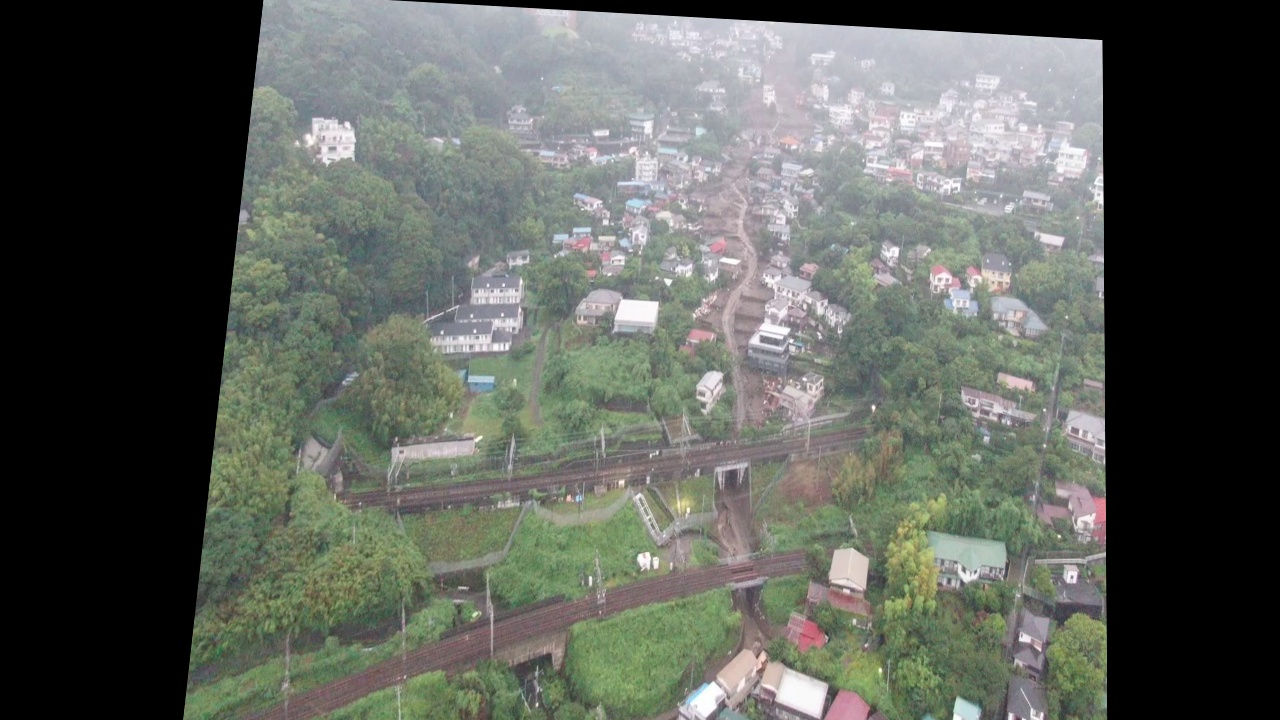
#> input picture img/result/result_warped_01.jpg, 1280 x 720 px
$ python Registration.py
#> lines starting #> are read from the running program, lines starting #| are printed output that depends on the picture; after the words box and inside, x2 and y2 are one past the last pixel; in counts of white or black regions, pixels touching at a corner belong together
import cv2
import numpy as np
from PIL import Image

def main():
    mask()
    gousei()


# マスク画像作成
def mask():
    # グレースケール化
    img_gray = cv2.imread('img/result/result_warped_01.jpg')
#> img_gray is the input picture: shape (720, 1280, 3); mean B, G, R 90, 96.3, 92.5
    img_gray = cv2.cvtColor(img_gray, cv2.COLOR_BGR2GRAY) #BGR2を指定
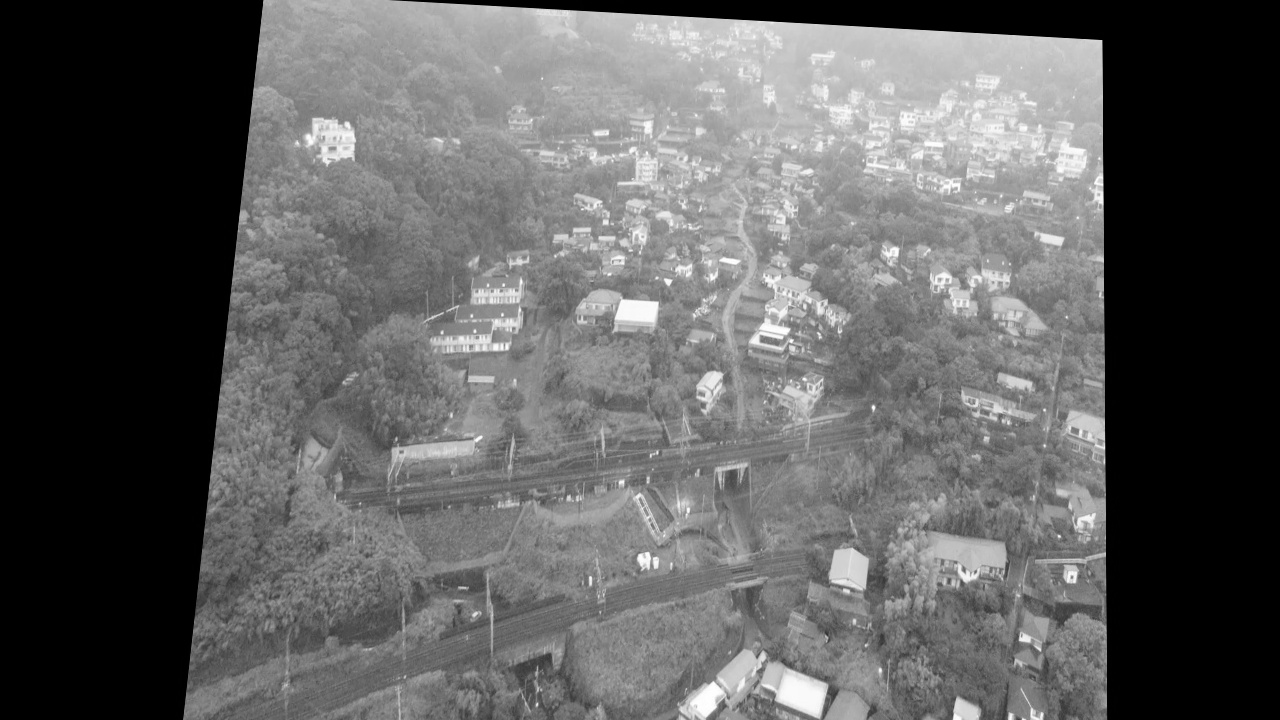
#> img_gray: shape (720, 1280); min 0, max 255, mean 94.5
    cv2.imwrite("img/result/result_gray.jpg", img_gray)

    ret2, img_binary = cv2.threshold(img_gray, 0, 255, cv2.THRESH_OTSU) #大津の二値化
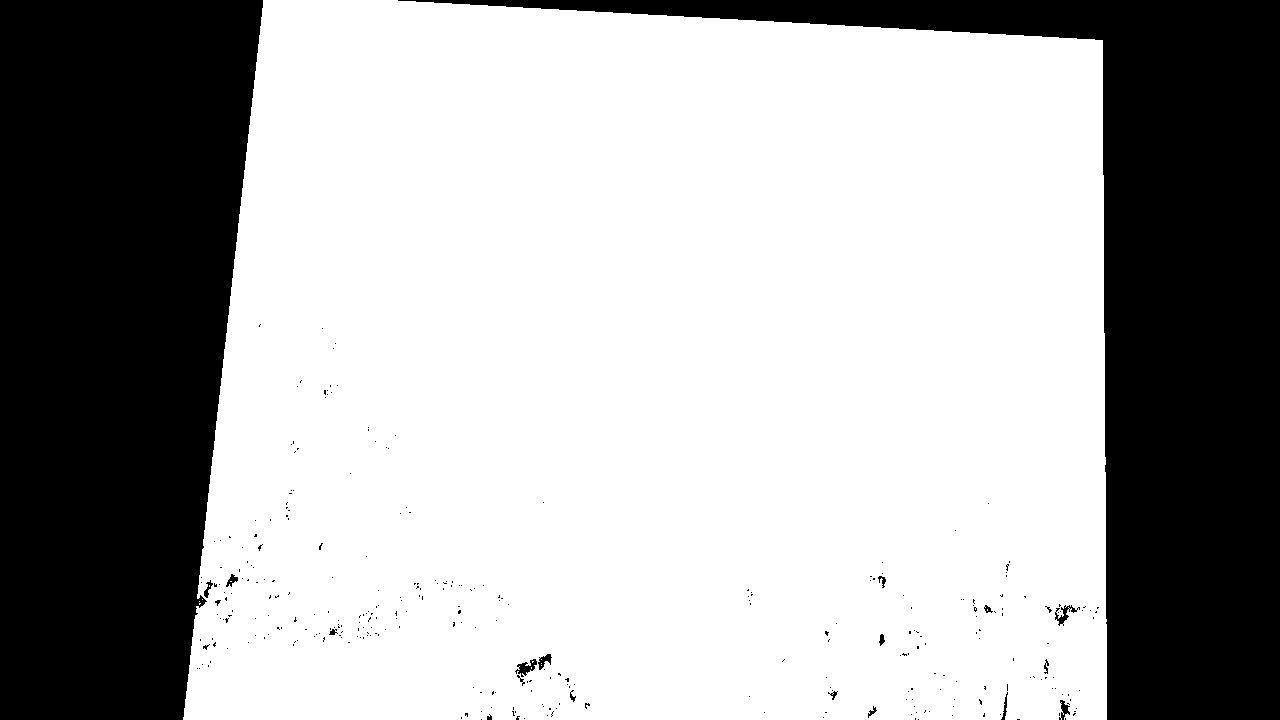
#> img_binary: shape (720, 1280); 67.1% white; 327 black regions (308 under 20 px), largest, box (x1, y1, x2, y2) and area: (0, 0, 263, 720) 160903, (398, 0, 1280, 720) 140401, (515, 659, 537, 677) 178
#> ret2 = 70
    print("ret: {}".format(ret2)) #閾値表示
#| ret: 70.0
    cv2.imwrite("img/result/result_binary.jpg", img_binary)

    #膨張20回、収縮20回で穴を消す
    kernel = np.array([
    [1, 1, 1],
    [1, 1, 1],
    [1, 1, 1],
    ], dtype=np.uint8)
    img_delation = cv2.dilate(img_binary, kernel, iterations=15)
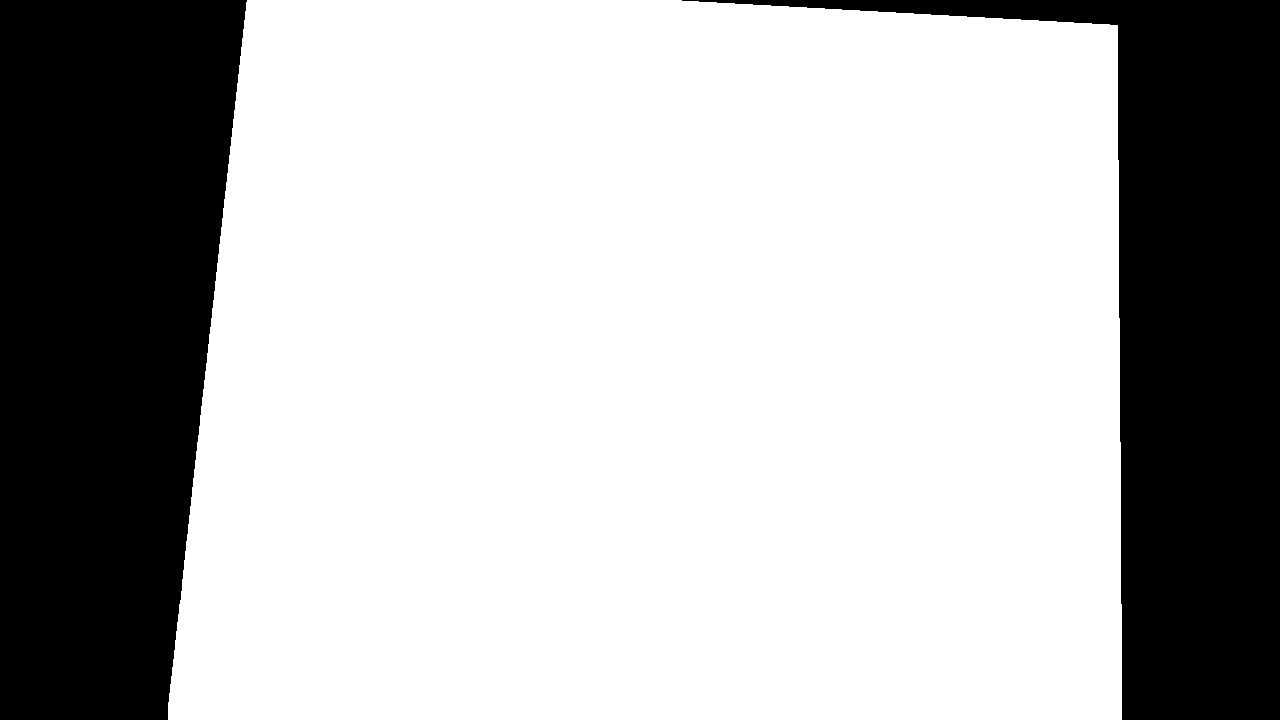
#> img_delation: shape (720, 1280); 70.7% white; 2 black regions, box (x1, y1, x2, y2) and area: (0, 0, 247, 720) 148839, (682, 0, 1280, 720) 120838
    img_erosion = cv2.erode(img_delation, kernel, iterations=15)
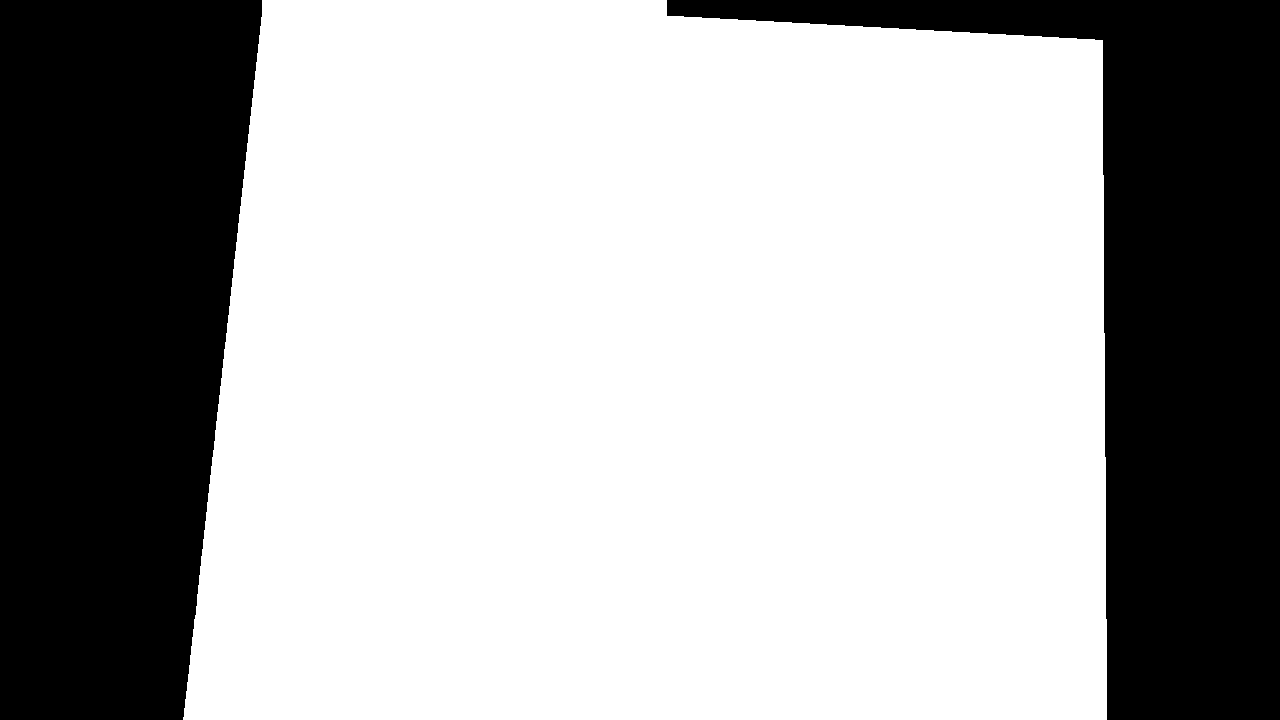
#> img_erosion: shape (720, 1280); 67.5% white; 2 black regions, box (x1, y1, x2, y2) and area: (0, 0, 262, 720) 160824, (667, 0, 1280, 720) 138238
    cv2.imwrite("img/result/result_mask.jpg", img_erosion)


def gousei():
#> (the run stopped early here; a loop or call above may not have finished)
